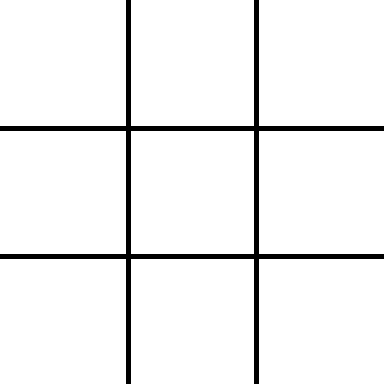

This is a level from a 2D game, rendered from its Tiled map with the project's own tilesets. A one-line summary and the map file follow, with tile-layer data summarised:
An orthogonal 3x3 tile map with 128x128 px tiles, 1 tile layer (Tile Layer 1).

<map version="1.0" orientation="orthogonal" renderorder="right-down" width="3" height="3" tilewidth="128" tileheight="128" nextobjectid="1">
 <tileset firstgid="1" name="set" tilewidth="128" tileheight="128">
  <image source="set.png" width="384" height="384" />
 </tileset>
 <layer name="Tile Layer 1" width="3" height="3">
  <data>[9 cells, 9 non-empty, 9 distinct tile ids]</data>
 </layer>
</map>